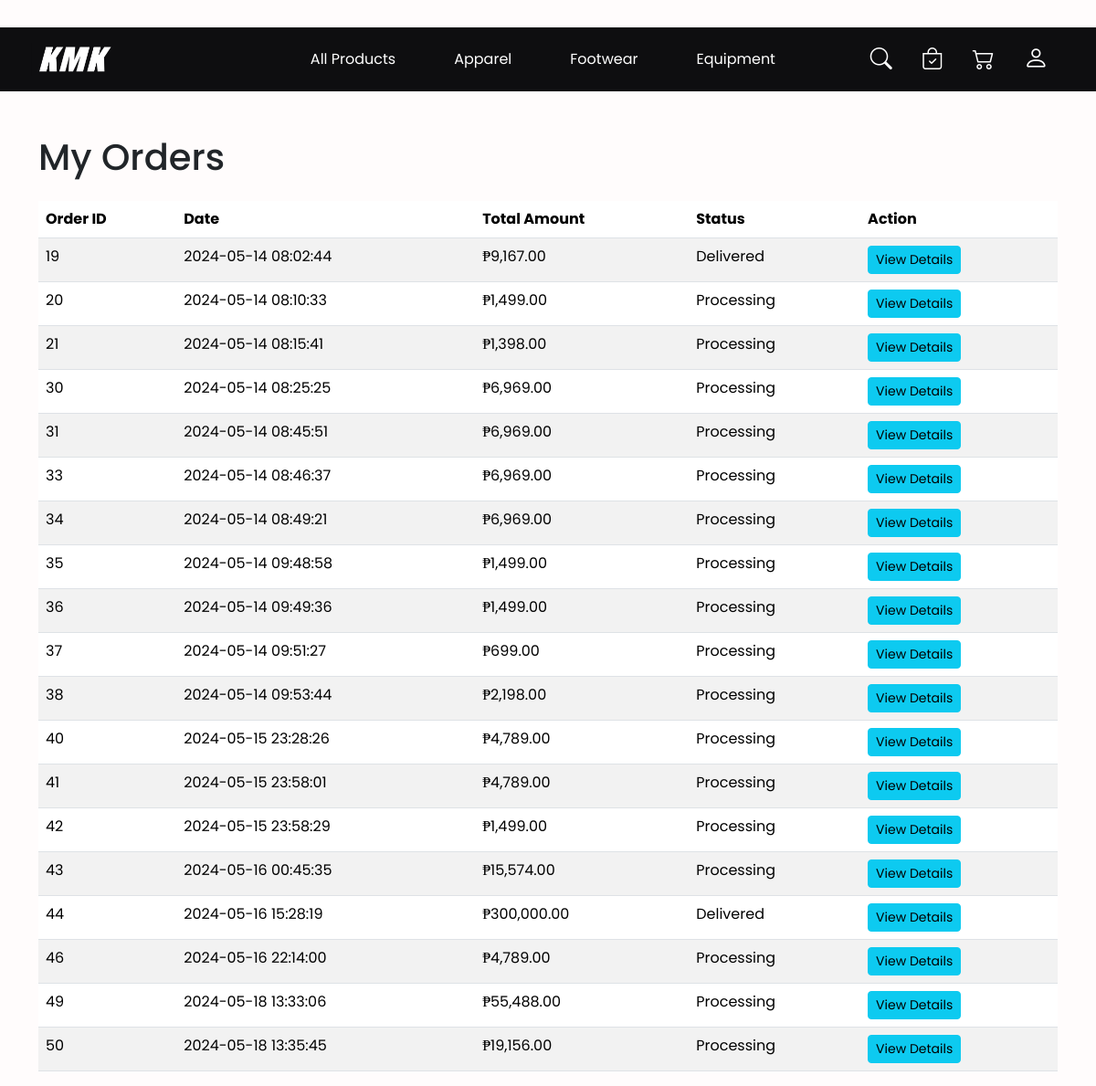
/user/myOrders.php (signed in), run on the app's committed database.
### tables this page shows
CREATE TABLE `order_table` (
  `orderID` int(11) NOT NULL,
  `userID` int(11) NOT NULL,
  `order_date` datetime NOT NULL,
  `orderStatus` varchar(50) NOT NULL DEFAULT '''Processing''',
  `totalAmount` decimal(10,2) NOT NULL,
  `shippingAddress` varchar(255) NOT NULL,
  `created_at` timestamp NOT NULL DEFAULT current_timestamp() ON UPDATE current_timestamp()
);

### user/myOrders.php (the view, shortened to what this page needs)
<?php
function getDisplayName() {
    if (isset($_SESSION["loggedin"]) && $_SESSION["loggedin"] === true && isset($_SESSION["userFullname"])) {
        return htmlspecialchars($_SESSION["userFullname"]);
    } else {
        return "Login";
    }
}
function getProfileLink() {
    return isset($_SESSION["loggedin"]) && $_SESSION["loggedin"] === true ? "userProfile.php" : "login.php";
}
function redirectLink(){
return isset($_SESSION["loggedin"]) && $_SESSION["loggedin"] === true ? "userLoggedIn.php" : "../Landingpage.php";
}
include '../database/config.php';
$userID = $_SESSION['id'];
$orderQuery = "SELECT * FROM order_table WHERE userID = $userID";
$orderResult = mysqli_query($conn, $orderQuery);
?>
<!DOCTYPE html>
<html lang="en">
<head>
    <link rel="stylesheet" href="../bootstrap/css/bootstrap.min.css">
    <link rel="stylesheet" href="https://cdn.jsdelivr.net/npm/@mdi/font@7.4.47/css/materialdesignicons.min.css">
    <link rel="stylesheet" href="https://cdn.jsdelivr.net/npm/bootstrap-icons@1.11.3/font/bootstrap-icons.min.css">
    <link rel="stylesheet" href="../styles/myOrders.css">
</head>
<body>
<header>
    <div class="top-container">
    </div>
    <nav class="navbar navbar-expand-lg mb-4">
        <div class="container-fluid">
            <a class="navbar-brand me-auto" href="<?php echo redirectLink(); ?>""><img class="logoHolder"src="../images/Logo-small.png" alt="Logo"></a>
                <div class="offcanvas offcanvas-end" tabindex="-1" id="offcanvasNavbar" aria-labelledby="offcanvasNavbarLabel">
                    <div class="offcanvas-body">
                        <ul class="navbar-nav justify-content-center flex-grow-1 pe-3 my-auto mx-auto">
                            <li class="nav-item">
                                <a class="nav-link mx-lg-4" href=""></a>
                            </li>
                            <li class="nav-item">
                                <a class="nav-link mx-lg-4" href=""></a>
                            </li>
                            <li class="nav-item">
                                <a class="nav-link mx-lg-4" href="Allproduct.php">All Products</a>
                            </li>
                            <li class="nav-item">
                                <a class="nav-link mx-lg-4" href="Apparel.php">Apparel</a>
                            </li>
                            <li class="nav-item">
                                <a class="nav-link mx-lg-4" href="Footwear.php">Footwear</a>
                            </li>
                            <li class="nav-item">
                                <a class="nav-link mx-lg-4" href="Equipment.php">Equipment</a>
                            </li>
                        </ul>
                        <div class="d-flex justify-content-center align-items-center gap-3 my-auto mx-auto">
                            <a class="nav-link mx-lg-2" href="" data-bs-toggle="tooltip" data-bs-placement="bottom" title="Search"><i class="bi bi-search"></i></a>
                            <a class="nav-link mx-lg-2" href="myOrders.php" data-bs-toggle="tooltip" data-bs-placement="bottom" title="My Orders"><i class="bi bi-bag-check"></i></a>
                            <a class="nav-link mx-lg-2" href="myCart.php" data-bs-toggle="tooltip" data-bs-placement="bottom" title="My Cart"><i class="bi bi-cart2"></i></a>
                            <a class="nav-link mx-lg-2" href="<?php echo getProfileLink(); ?>" data-bs-toggle="tooltip"       data-bs-placement="bottom" title="<?php echo getDisplayName(); ?>">
                              <i class="bi bi-person"></i>
                            </a>
                        </div>
                    </div>
                </div>
            </div>
        </nav>
    </header>
    <div class="container mt-5">
            <h1 class="mb-4">My Orders</h1>
            <?php if (mysqli_num_rows($orderResult) > 0) : ?>
                <div class="table-responsive">
                    <table class="table table-striped">
                        <thead>
                            <tr>
                                <th>Order ID</th>
                                <th>Date</th>
                                <th>Total Amount</th>
                                <th>Status</th>
                                <th>Action</th>
                            </tr>
                        </thead>
                        <tbody>
                            <?php while ($order = mysqli_fetch_assoc($orderResult)) : ?>
                                <tr>
                                    <td><?php echo $order['orderID']; ?></td>
                                    <td><?php echo $order['order_date']; ?></td>
                                    <td>₱<?php echo number_format($order['totalAmount'], 2); ?></td>
                                    <td><?php echo $order['orderStatus']; ?></td>
                                    <td>
                                        <a href="order_confirmation.php?orderID=<?php echo $order['orderID']; ?>" class="btn btn-info btn-sm">View Details</a>
                                    </td>
                                </tr>
                            <?php endwhile; ?>
                        </tbody>
                    </table>
                </div>
            <?php else : ?>
                <p>You have no past orders.</p>
            <?php endif; ?>
        </div>
</body>
</html>

### styles/myOrders.css (style rules this page uses)
* { margin: 0; padding: 0; font-family: 'Poppins'; }
body { background-color: #fffcfc; min-height: 100vh; font-family: 'Poppins'; animation: transitionIn 1s; }
nav { background-color: #0e0e10; }
.top-container { height: 30px; width: 100%; }
.navbar-brand { margin-left: 20px; }
.navbar-nav { margin-right: 20px; }
.nav-link { color: white; }
.logoHolder { height: auto; width: 100px; }
i { font-size: 1.5rem; }
.offcanvas-body { display: flex; align-items: center; justify-content: space-between; line-height: 2; }
.bi-person { font-size: 1.7rem; vertical-align: middle; }

### data on the page
order_table: orderID "19", order_date "2024-05-14 08:02:44", totalAmount "9,167.00", orderStatus "Delivered"
order_table: orderID "20", order_date "2024-05-14 08:10:33", totalAmount "1,499.00", orderStatus "Processing"
order_table: orderID "21", order_date "2024-05-14 08:15:41", totalAmount "1,398.00", orderStatus "Processing"
order_table: orderID "30", order_date "2024-05-14 08:25:25", totalAmount "6,969.00", orderStatus "Processing"
order_table: orderID "31", order_date "2024-05-14 08:45:51", totalAmount "6,969.00", orderStatus "Processing"
order_table: orderID "33", order_date "2024-05-14 08:46:37", totalAmount "6,969.00", orderStatus "Processing"
order_table: orderID "34", order_date "2024-05-14 08:49:21", totalAmount "6,969.00", orderStatus "Processing"
order_table: orderID "35", order_date "2024-05-14 09:48:58", totalAmount "1,499.00", orderStatus "Processing"
order_table: orderID "36", order_date "2024-05-14 09:49:36", totalAmount "1,499.00", orderStatus "Processing"
order_table: orderID "37", order_date "2024-05-14 09:51:27", totalAmount "699.00", orderStatus "Processing"
order_table: orderID "38", order_date "2024-05-14 09:53:44", totalAmount "2,198.00", orderStatus "Processing"
order_table: orderID "40", order_date "2024-05-15 23:28:26", totalAmount "4,789.00", orderStatus "Processing"
order_table: orderID "41", order_date "2024-05-15 23:58:01", totalAmount "4,789.00", orderStatus "Processing"
order_table: orderID "42", order_date "2024-05-15 23:58:29", totalAmount "1,499.00", orderStatus "Processing"
order_table: orderID "43", order_date "2024-05-16 00:45:35", totalAmount "15,574.00", orderStatus "Processing"
order_table: orderID "44", order_date "2024-05-16 15:28:19", totalAmount "300,000.00", orderStatus "Delivered"
order_table: orderID "46", order_date "2024-05-16 22:14:00", totalAmount "4,789.00", orderStatus "Processing"
order_table: orderID "49", order_date "2024-05-18 13:33:06", totalAmount "55,488.00", orderStatus "Processing"
order_table: orderID "50", order_date "2024-05-18 13:35:45", totalAmount "19,156.00", orderStatus "Processing"
